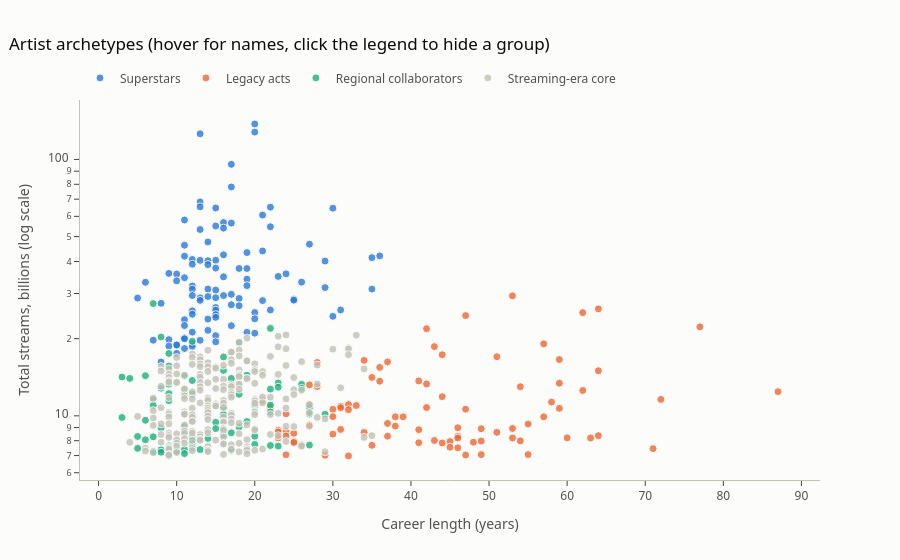

This figure's notebook cell:
### Code cell
fig = px.scatter(lab, x='Career Years', y='Total (B)', log_y=True, color='Archetype',
                 color_discrete_map=ARCHETYPE_COLORS, category_orders={'Archetype': list(ARCHETYPE_COLORS)},
                 hover_name='Artist Name', hover_data={'Primary Genre': True, 'Country of Origin': True, 'Collab Share': ':.0f',
                                                      'wiki_languages': True, 'Archetype': False, 'Total (B)': ':.1f'},
                 labels={'Career Years': 'Career length (years)', 'Total (B)': 'Total streams, billions (log scale)',
                         'Collab Share': 'Collab share (%)', 'wiki_languages': 'Wikipedia languages'},
                 title='Artist archetypes (hover for names, click the legend to hide a group)', height=560)
fig.update_traces(marker=dict(size=8, opacity=0.8, line=dict(width=1, color='white')))
fig.update_layout(legend=dict(title='', orientation='h', y=1.02, x=0, yanchor='bottom'))
fig.write_html(MAP_DIR.parent / 'archetypes.html', include_plotlyjs='cdn')
fig.show()

### Figure 1 — Plotly figure (JSON) as saved in the notebook; plotly's stock layout.template omitted (floating-point values rounded to 4 significant figures; data arrays with more than 128 entries replaced by an {"elided": "..."} marker saying what was removed)
{"data": [{"customdata": {"elided": "103x5 mixed values"}, "hovertemplate": "<b>%{hovertext}</b><br><br>Career length (years)=%{x}<br>Total streams, billions (log scale)=%{y:.1f}<br>Primary Genre=%{customdata[0]}<br>Country of Origin=%{customdata[1]}<br>Collab share (%)=%{customdata[2]:.0f}<br>Wikipedia languages=%{customdata[3]}<extra></extra>", "hovertext": ["Drake", "Taylor Swift", "Bad Bunny", "The Weeknd", "Justin Bieber", "Ariana Grande", "Travis Scott", "Kanye West", "Ed Sheeran", "Eminem", "Rihanna", "Billie Eilish", "Bruno Mars", "Kendrick Lamar", "Post Malone", "J Balvin", "Future", "BTS", "Ozuna", "Coldplay", "Juice WRLD", "Chris Brown", "Nicki Minaj", "Lana Del Rey", "David Guetta", "Dua Lipa", "Daddy Yankee", "Rauw Alejandro", "Anuel AA", "XXXTENTACION", "Imagine Dragons", "Lil Wayne", "21 Savage", "SZA", "Arijit Singh", "Lady Gaga", "KAROL G", "Lil Baby", "Maroon 5", "Khalid", "Beyoncé", "Maluma", "Feid", "Calvin Harris", "Myke Towers", "Linkin Park", "Peso Pluma", "J. Cole", "Lil Uzi Vert", "Sia", "Doja Cat", "Shakira", "Morgan Wallen", "Young Thug", "Farruko", "Shawn Mendes", "Harry Styles", "Sam Smith", "One Direction", "Metro Boomin", "Olivia Rodrigo", "Adele", "Pritam", "Katy Perry", "Gunna", "Arctic Monkeys", "Fuerza Regida", "Tyler, The Creator", "Selena Gomez", "Ty Dolla $ign", "Pitbull", "Nicky Jam", "Playboi Carti", "Halsey", "Wiz Khalifa", "Sabrina Carpenter", "Frank Ocean", "JAŸ-Z", "A$AP Rocky", "Miley Cyrus", "The Chainsmokers", "Marshmello", "Cardi B", "Twenty One Pilots", "Camila Cabello", "$uicideboy$", "OneRepublic", "Avicii", "Romeo Santos", "YoungBoy Never Broke Again", "DaBaby", "Don Toliver", "Zach Bryan", "Kygo", "The Neighbourhood", "Luke Combs", "Manuel Turizo", "Trippie Redd", "Tate McRae", "Lil Peep", "Charlie Puth", "BLACKPINK", "Pop Smoke"], "legendgroup": "Superstars", "marker": {"color": "#2a78d6", "line": {"color": "white", "width": 1}, "opacity": 0.8, "size": 8, "symbol": "circle"}, "mode": "markers", "name": "Superstars", "orientation": "v", "showlegend": true, "type": "scatter", "x": [20, 20, 13, 17, 17, 13, 13, 22, 15, 30, 21, 11, 16, 17, 15, 22, 16, 13, 14, 27, 11, 21, 19, 16, 36, 11, 35, 12, 15, 13, 14, 29, 12, 14, 15, 18, 19, 9, 24, 10, 23, 16, 11, 19, 10, 26, 6, 19, 12, 29, 14, 35, 12, 15, 17, 12, 16, 14, 15, 13, 5, 18, 25, 25, 13, 21, 8, 17, 18, 15, 22, 31, 15, 12, 20, 12, 15, 30, 15, 20, 14, 11, 11, 17, 14, 12, 19, 20, 15, 11, 11, 9, 7, 13, 15, 12, 10, 10, 9, 12, 11, 10, 8], "xaxis": "x", "y": [137.5, 127.9, 125.9, 95.7, 78.1, 68.3, 65.35, 65.14, 64.66, 64.55, 60.67, 58.05, 56.73, 56.46, 55.03, 54.65, 53.95, 53.31, 47.65, 46.72, 46.28, 43.96, 43.33, 42.46, 42.06, 41.94, 41.41, 40.74, 40.45, 40.41, 40.28, 40.15, 39.02, 38.88, 37.69, 37.57, 37.55, 35.93, 35.79, 35.73, 34.98, 34.84, 34.58, 34.13, 33.62, 33.22, 33.18, 32.2, 32.12, 31.64, 31.21, 31.21, 31.17, 30.93, 29.78, 29.47, 29.45, 29.2, 28.89, 28.85, 28.8, 28.69, 28.54, 28.25, 28.2, 28.16, 27.47, 27.13, 26.9, 26.47, 25.88, 25.88, 25.82, 25.69, 25.29, 24.89, 24.81, 24.44, 24.22, 23.91, 23.85, 23.71, 22.49, 22.48, 21.55, 21.2, 21.18, 21.0, 20.55, 20.14, 19.98, 19.83, 19.73, 19.71, 19.44, 19.1, 18.91, 18.89, 18.71, 18.65, 18.31, 17.52, 16.22], "yaxis": "y"}, {"customdata": {"elided": "91x5 mixed values"}, "hovertemplate": "<b>%{hovertext}</b><br><br>Career length (years)=%{x}<br>Total streams, billions (log scale)=%{y:.1f}<br>Primary Genre=%{customdata[0]}<br>Country of Origin=%{customdata[1]}<br>Collab share (%)=%{customdata[2]:.0f}<br>Wikipedia languages=%{customdata[3]}<extra></extra>", "hovertext": ["Queen", "The Beatles", "Michael Jackson", "Die drei ???", "Disney", "Red Hot Chili Peppers", "Elton John", "Metallica", "Luis Miguel", "AC/DC", "Fleetwood Mac", "Radiohead", "Nirvana", "Britney Spears", "Green Day", "Bob Marley & The Wailers", "2Pac", "Guns N' Roses", "Mariah Carey", "Pink Floyd", "Dr. Dre", "John Mayer", "System Of A Down", "ABBA", "The Rolling Stones", "Frank Sinatra", "Madonna", "Elvis Presley", "Paramore", "Creedence Clearwater Revival", "Oasis", "Slipknot", "The Notorious B.I.G.", "Rammstein", "Bon Jovi", "The Killers", "blink-182", "David Bowie", "U2", "Aventura", "Foo Fighters", "My Chemical Romance", "Nickelback", "Marc Anthony", "Maná", "Led Zeppelin", "Alejandro Sanz", "Billy Joel", "Muse", "Juanes", "Alka Yagnik", "Bruce Springsteen", "Hans Zimmer", "Deftones", "Whitney Houston", "Amy Winehouse", "Avril Lavigne", "Kings of Leon", "Joan Sebastian", "Alejandro Fernández", "Jack Johnson", "Backstreet Boys", "Stevie Wonder", "Kelly Clarkson", "The Offspring", "Bibi Blocksberg", "Vicente Fernández", "Three Days Grace", "Aerosmith", "Bee Gees", "Udit Narayan", "The Smiths", "Eagles", "The Police", "Phil Collins", "The Strokes", "Dire Straits", "Avenged Sevenfold", "Ricardo Arjona", "Los Ángeles Azules", "Pearl Jam", "Disturbed", "Céline Dion", "Bryan Adams", "Johnny Cash", "Los Temerarios", "Juan Gabriel", "Jason Mraz", "The Cure", "Limp Bizkit", "Korn"], "legendgroup": "Legacy acts", "marker": {"color": "#eb6834", "line": {"color": "white", "width": 1}, "opacity": 0.8, "size": 8, "symbol": "circle"}, "mode": "markers", "name": "Legacy acts", "orientation": "v", "showlegend": true, "type": "scatter", "x": [53, 64, 62, 47, 77, 42, 57, 43, 44, 51, 59, 34, 37, 28, 36, 64, 35, 41, 36, 59, 42, 27, 28, 54, 62, 87, 44, 72, 21, 58, 32, 27, 33, 31, 42, 22, 31, 59, 47, 30, 32, 24, 30, 38, 39, 57, 37, 55, 27, 38, 46, 53, 49, 31, 41, 23, 24, 23, 51, 34, 25, 30, 64, 24, 37, 46, 60, 23, 53, 63, 46, 43, 54, 49, 45, 25, 48, 25, 41, 44, 35, 26, 45, 46, 71, 49, 55, 24, 47, 29, 32], "xaxis": "x", "y": [29.37, 26.13, 25.26, 24.61, 22.24, 21.87, 19.09, 18.63, 17.31, 17.01, 16.58, 16.45, 16.23, 16.15, 15.45, 14.99, 14.12, 13.68, 13.65, 13.4, 13.32, 13.21, 13.01, 12.99, 12.57, 12.42, 11.88, 11.59, 11.48, 11.31, 11.06, 11.05, 10.97, 10.9, 10.77, 10.77, 10.76, 10.7, 10.62, 10.61, 10.57, 10.18, 9.933, 9.915, 9.914, 9.909, 9.34, 9.291, 9.212, 9.122, 8.988, 8.928, 8.907, 8.848, 8.829, 8.78, 8.706, 8.648, 8.622, 8.617, 8.551, 8.486, 8.371, 8.339, 8.33, 8.316, 8.205, 8.203, 8.2, 8.197, 8.187, 8.015, 7.987, 7.977, 7.94, 7.935, 7.891, 7.872, 7.852, 7.839, 7.673, 7.612, 7.543, 7.503, 7.451, 7.059, 7.059, 7.048, 7.034, 7.019, 6.976], "yaxis": "y"}, {"customdata": {"elided": "75x5 mixed values"}, "hovertemplate": "<b>%{hovertext}</b><br><br>Career length (years)=%{x}<br>Total streams, billions (log scale)=%{y:.1f}<br>Primary Genre=%{customdata[0]}<br>Country of Origin=%{customdata[1]}<br>Collab share (%)=%{customdata[2]:.0f}<br>Wikipedia languages=%{customdata[3]}<extra></extra>", "hovertext": ["Junior H", "Arcángel", "Natanael Cano", "Sech", "Henrique & Juliano", "JHAYCO", "Carín León", "Bizarrap", "Justin Quiles", "Jorge & Mateus", "Quevedo", "Morat", "Tito Double P", "Grupo Frontera", "Lenny Tavárez", "Rels B", "Banda MS de Sergio Lizárraga", "Mora", "Wisin", "Yandel", "Luis R Conriquez", "Zion & Lennox", "Ñengo Flow", "Bryant Myers", "Eladio Carrion", "Grupo Firme", "Amitabh Bhattacharya", "Cris MJ", "Ninho", "Irshad Kamil", "Beéle", "Tainy", "Chencho Corleone", "Darell", "De La Ghetto", "Vishal-Shekhar", "La Arrolladora Banda El Limón De Rene Camacho", "Matheus & Kauan", "Dalex", "Neton Vega", "Oscar Maydon", "Julión Álvarez y su Norteño Banda", "Sfera Ebbasta", "Gabito Ballesteros", "El Alfa", "Blessd", "Alfredo Olivas", "DJ Luian", "Tanishk Bagchi", "Sachin-Jigar", "Calibre 50", "Bonez MC", "Milo j", "Jay Wheeler", "Noriel", "Piso 21", "Eslabon Armado", "Ovy On The Drums", "Brytiago", "RAF Camora", "Kumaar", "Zion", "Ryan Castro", "Wesley Safadão", "Karan Aujla", "Ana Castela", "Maiara & Maraisa", "Mc IG", "Tiago PZK", "Macklemore & Ryan Lewis", "Grupo Menos É Mais", "Nicki Nicole", "Morad", "Grupo Marca Registrada", "Omar Courtz"], "legendgroup": "Regional collaborators", "marker": {"color": "#1baf7a", "line": {"color": "white", "width": 1}, "opacity": 0.8, "size": 8, "symbol": "circle"}, "mode": "markers", "name": "Regional collaborators", "orientation": "v", "showlegend": true, "type": "scatter", "x": [7, 22, 8, 12, 18, 9, 16, 9, 16, 19, 6, 11, 3, 4, 17, 12, 23, 9, 26, 23, 8, 26, 22, 11, 9, 12, 18, 7, 9, 22, 7, 20, 27, 16, 22, 27, 29, 16, 12, 3, 6, 19, 15, 11, 18, 8, 15, 16, 11, 17, 16, 20, 5, 7, 12, 14, 6, 10, 12, 20, 27, 22, 9, 23, 12, 5, 13, 11, 8, 17, 10, 7, 8, 11, 9], "xaxis": "x", "y": [27.41, 21.94, 20.3, 19.53, 19.23, 17.52, 16.97, 15.64, 15.04, 14.4, 14.35, 14.29, 14.17, 14.0, 13.99, 13.73, 13.43, 13.29, 13.27, 12.93, 12.81, 12.8, 12.71, 12.39, 12.21, 12.15, 12.14, 11.57, 11.46, 11.01, 10.97, 10.93, 10.78, 10.77, 10.35, 10.16, 10.15, 10.12, 9.949, 9.854, 9.609, 9.503, 9.437, 9.076, 9.056, 8.965, 8.916, 8.802, 8.733, 8.584, 8.434, 8.327, 8.309, 8.282, 8.216, 8.165, 8.063, 7.922, 7.785, 7.738, 7.689, 7.662, 7.645, 7.619, 7.55, 7.467, 7.388, 7.388, 7.378, 7.348, 7.278, 7.256, 7.21, 7.123, 6.972], "yaxis": "y"}, {"customdata": {"elided": "231x5 mixed values"}, "hovertemplate": "<b>%{hovertext}</b><br><br>Career length (years)=%{x}<br>Total streams, billions (log scale)=%{y:.1f}<br>Primary Genre=%{customdata[0]}<br>Country of Origin=%{customdata[1]}<br>Collab share (%)=%{customdata[2]:.0f}<br>Wikipedia languages=%{customdata[3]}<extra></extra>", "hovertext": {"elided": "231 str values"}, "legendgroup": "Streaming-era core", "marker": {"color": "#c3c2b7", "line": {"color": "white", "width": 1}, "opacity": 0.8, "size": 8, "symbol": "circle"}, "mode": "markers", "name": "Streaming-era core", "orientation": "v", "showlegend": true, "type": "scatter", "x": {"elided": "231 int values"}, "xaxis": "x", "y": {"elided": "231 float values"}, "yaxis": "y"}], "layout": {"height": 560, "legend": {"orientation": "h", "title": {"text": ""}, "tracegroupgap": 0, "x": 0, "y": 1.02, "yanchor": "bottom"}, "title": {"text": "Artist archetypes (hover for names, click the legend to hide a group)"}, "xaxis": {"anchor": "y", "domain": [0.0, 1.0], "title": {"text": "Career length (years)"}}, "yaxis": {"anchor": "x", "domain": [0.0, 1.0], "title": {"text": "Total streams, billions (log scale)"}, "type": "log"}}}
